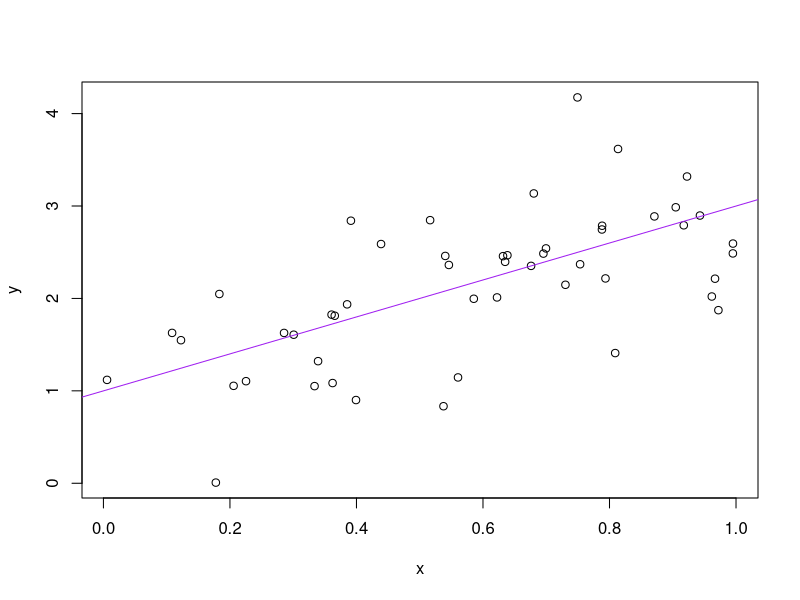

Write R code to recreate this figure.
## ---- chunk 1
 n <- 50
 a <- 1
 b <- 2
 sig_sq <- 0.3
 x <- runif(n)
 y <- a + b*x + rnorm(n, sd = sqrt(sig_sq))
 invisible((avg_x <- mean(x)))
 write(avg_x, "avg_x.txt")
 plot(x,y)
 abline(a,b, col = "purple")
